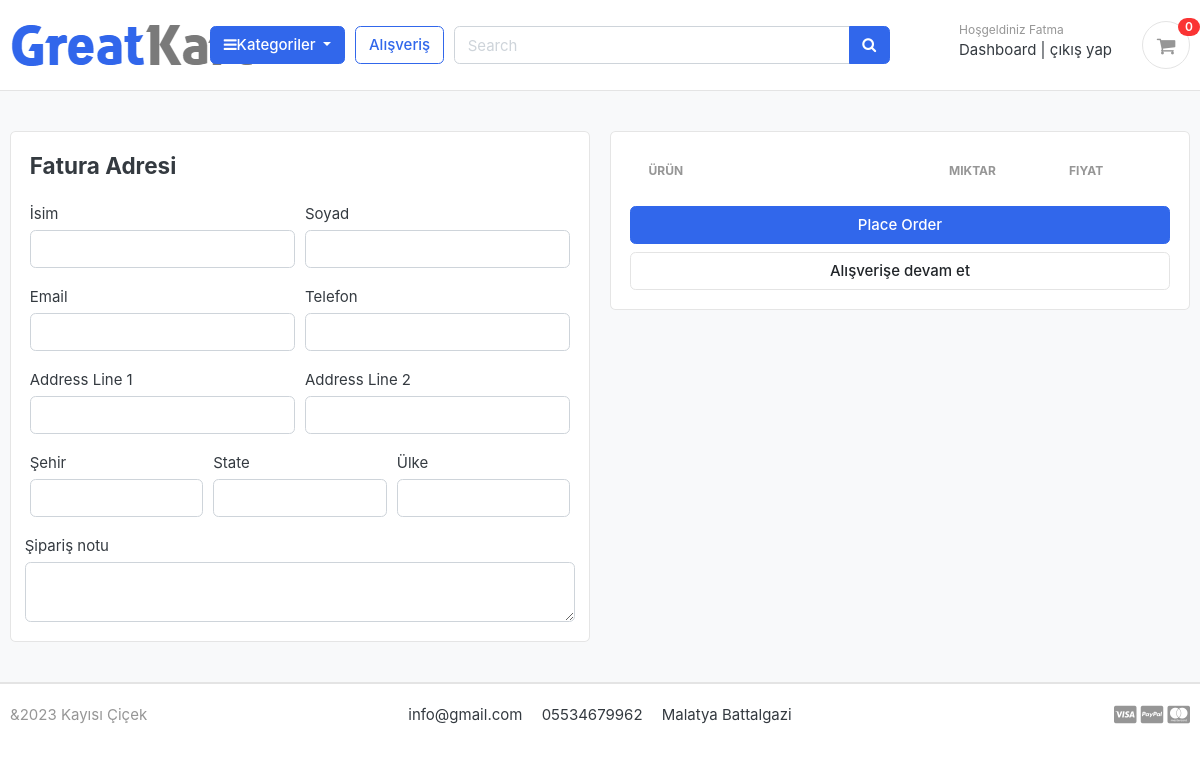
/kart/checkout/ (signed in), run on an earlier commit of the app's database.
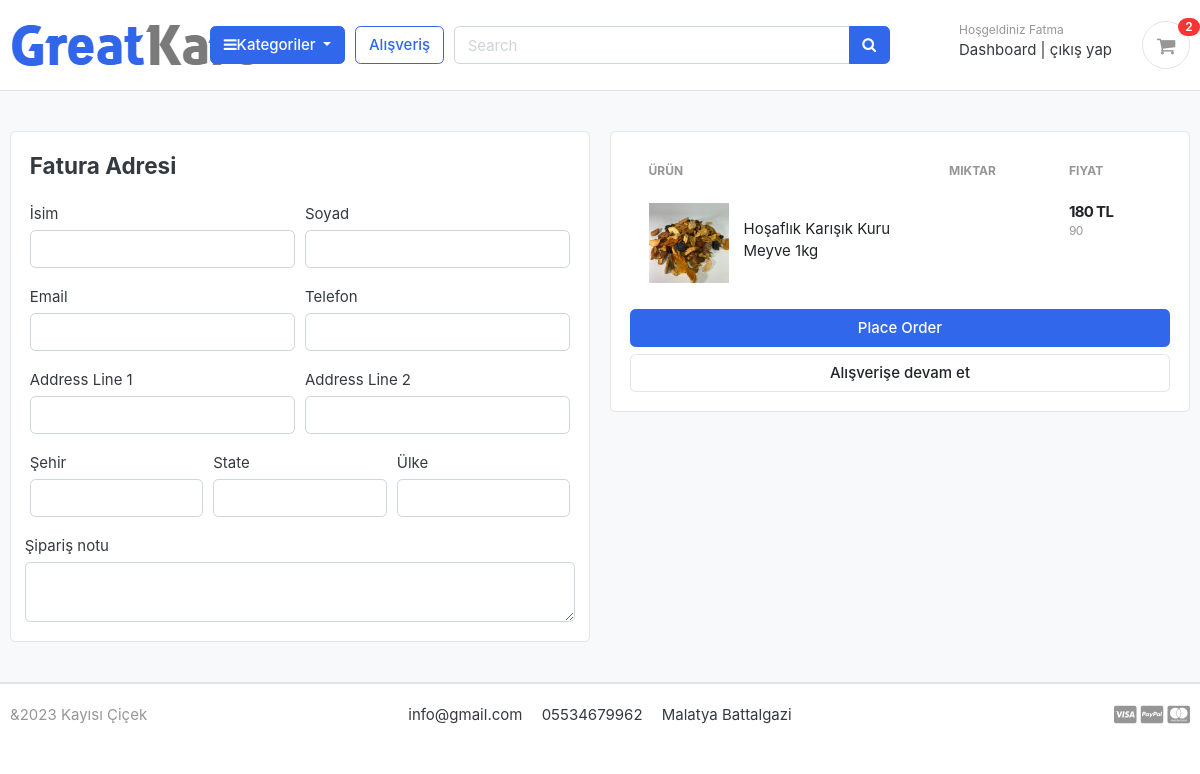
And on a later commit of the database.
### kartlar/models.py (models this page shows, shortened)
class KartItem(models.Model):
    user = models.ForeignKey(Accounts, on_delete=models.CASCADE, null=True)
    urun = models.ForeignKey(Urunler, on_delete=models.CASCADE)
    variations = models.ManyToManyField(Variation, blank= True)
    kart = models.ForeignKey(Kart, on_delete=models.CASCADE, null=True)
    Miktar = models.IntegerField()
    is_active = models.BooleanField(default=True)
    def sub_total(self):
        return self.urun.fiyat * self.Miktar

### store/models.py (models this page shows, shortened)
class Urunler(models.Model):
    urun_adi = models.CharField(max_length=200, unique=True)
    slug = models.SlugField(max_length=200, unique=True)
    description = models.TextField(max_length=1000, blank=True)
    fiyat = models.IntegerField()
    images = models.ImageField(upload_to='photo/urunler')
    stok = models.IntegerField()
    is_available = models.BooleanField(default=True)
    category = models.ForeignKey(Category, on_delete=models.CASCADE)
    created_date = models.DateTimeField(auto_now_add=True)
    modify_date = models.DateTimeField(auto_now=True)
    def get_url(self):
        return reverse('urun_detail', args=[self.category.slug, self.slug])

### kartlar/views.py (the view)
# urls.py: path('checkout/', views.checkout, name='checkout'),
@login_required(login_url='login')
def checkout(request,  total = 0, quantity = 0, kart_items= None):
    try:
        vergi = 0
        grand_total = 0
        if request.user.is_authenticated:
             kart_items = KartItem.objects.filter(user=request.user, is_active=True)
        else:
            kart = Kart.objects.get(kart_id=_kart_id(request))
            kart_items=KartItem.objects.filter(kart=kart, is_active=True)
        for kart_item in kart_items:
            total+=(kart_item.urun.fiyat * kart_item.Miktar)
            quantity +=kart_item.Miktar
        vergi = (2* total)/100
        grand_total = total + vergi
    except ObjectDoesNotExist:
        pass
    context ={
        'total':total,
        'quantity': quantity,
        'kart_items':kart_items,
        'vergi'     : vergi,
        'grand_total':grand_total,
    }
    return render(request, 'store/checkout.html', context)

### Category/context_processors.py (called while the page is built)
def menu_link(request):
    link=Category.objects.all()
    return dict(link =link)

### Category/models.py (called while the page is built)
    def get_url(self):
            return reverse('urunler_by_category', args=[self.slug])

### kartlar/context_processors.py (called while the page is built)
def sayac(request):
    kart_sayac=0
    if 'admin' in request.path:
        return {}
    else:
        try:
            kart =Kart.objects.filter(kart_id=_kart_id(request))
            if request.user.is_authenticated:
                kart_items = KartItem.objects.all().filter(user=request.user)
            else:
                kart_items = KartItem.objects.all().filter(kart=kart[:1])
            for kart_item in kart_items:
                kart_sayac += kart_item.Miktar
        except Kart.DoesNotExist:
            kart_sayac =0
    return dict(kart_sayac=kart_sayac)

### kartlar/views.py (called while the page is built)
def _kart_id(request):
    kart = request.session.session_key
    if not kart:
        kart = request.session.create()
    return kart

### templates/store/checkout.html (shortened to what the changed rows need)
{% extends 'base.html' %}
{% load static %}
{% block content %}
<section class="section-content padding-y bg">
    <div class="container">
    <div class="row">
        <aside class="col-lg-6">
            <div class="card">
            <div class="card-body">
                <table class="table table-borderless table-shopping-cart">
                    <thead class="text-muted">
                    <tr class="small text-uppercase">
                      <th scope="col">Ürün</th>
                      <th scope="col" width="120">Miktar</th>
                      <th scope="col" width="120">Fiyat</th>
                    </tr>
                    </thead>
                    <tbody>
                    {% for kart_item in kart_items %}
                    <tr>
                        <td>
                            <figure class="itemside align-items-center">
                                <div class="aside"><img src="{{kart_item.urun.images.url}}" class="img-sm" width="100" height="100"></div>
                                <figcaption class="info">
                                    <a href="{{ kart_item.urun.get_url }}" class="title text-dark">{{kart_item.urun.urun_adi}}</a>
                                </figcaption>
                            </figure>
                        </td>
                        <td>
                        </td>
                        <td>
                            <div class="price-wrap">
                                <var class="price">{{kart_item.sub_total}} TL</var>
                                <small class="text-muted">{{kart_item.urun.fiyat}} </small>
                            </div>
                        </td>
                    </tr>
                    {% endfor %}
                    </tbody>
                    </table>
            </div>
            </div>
    </aside>
    </div>
    </div>
    </section>
    {% endblock %}

### templates/include/navbar.html (shortened to what this page needs)
{% load static %}
<header class="section-header">
    <section class="header-main border-bottom">
        <div class="container">
    <div class="row align-items-center">
        <div class="col-lg-2 col-md-3 col-6">
            <a href="{% url 'home' %}" class="brand-wrap">
                <img class="b" src="{% static './images/logo.png'%}">
            </a>
        </div>
        <div class="col-lg col-sm col-md col-6 flex-grow-0">
            <div class="category-wrap dropdown d-inline-block float-right">
                <button type="button" class="btn btn-primary dropdown-toggle" data-toggle="dropdown">
                    <i class="fa fa-bars"></i>Kategoriler
                </button>
            </div>
        </div>
        <a href="{% url 'store' %}" class="btn btn-outline-primary">Alışveriş</a>
        <div class="col-lg  col-md-3 col-sm-6 col">
            <form action="{% url 'search' %}" class="search" method ='GET'>
                <div class="input-group w-100">
                    <input type="text" class="form-control" style="width:30%;" placeholder="Search" name = "keyword">
                    <div class="input-group-append">
                      <button class="btn btn-primary" type="submit">
                        <i class="fa fa-search"></i>
                      </button>
                    </div>
                </div>
            </form>
        </div>
        <div class="col-lg-3 col-sm-6 col-8 order-2 order-lg-3">
                    <div class="d-flex justify-content-end mb-3 mb-lg-0">
                        {% if user.id is None %}
                        <div class="widget-header">
                            <small class="title text-muted">Hoşgeldiniz</small>
                            <div>
                                <a href="{% url 'login' %}">Giriş Yap</a> <span class="dark-transp"> | </span>
                                <a href="{% url 'register' %}"> Kayıt ol</a>
                            </div>
                        </div>
                        {% else %}
                        <div class="widget-header">
                            <small class="title text-muted">Hoşgeldiniz {{user.first_name}}</small>
                            <div>
                                <a href="{% url 'dashboard' %}">Dashboard</a> <span class="dark-transp">|</span>
                                <a href="{% url 'logout' %}">çıkış yap</a>
                            </div>
                        </div>
                        {% endif %}
                        <a href="{% url 'kart' %}" class="widget-header pl-3 ml-3">
                            <div class="icon icon-sm rounded-circle border"><i class="fa fa-shopping-cart"></i></div>
                            <span class="badge badge-pill badge-danger notify">{{kart_sayac}}</span>
                        </a>
                    </div>
                </div>
    </div>
        </div>
    </section>
    </header>

What changed in the data, as far as the page shows it:
added KartItem: urun.images (picture), urun.urun_adi "Hoşaflık Karışık Kuru Meyve 1kg", sub_total "180", urun.fiyat "90"
Also different on the page:
{{ kart_sayac }}: "0" → "2"
